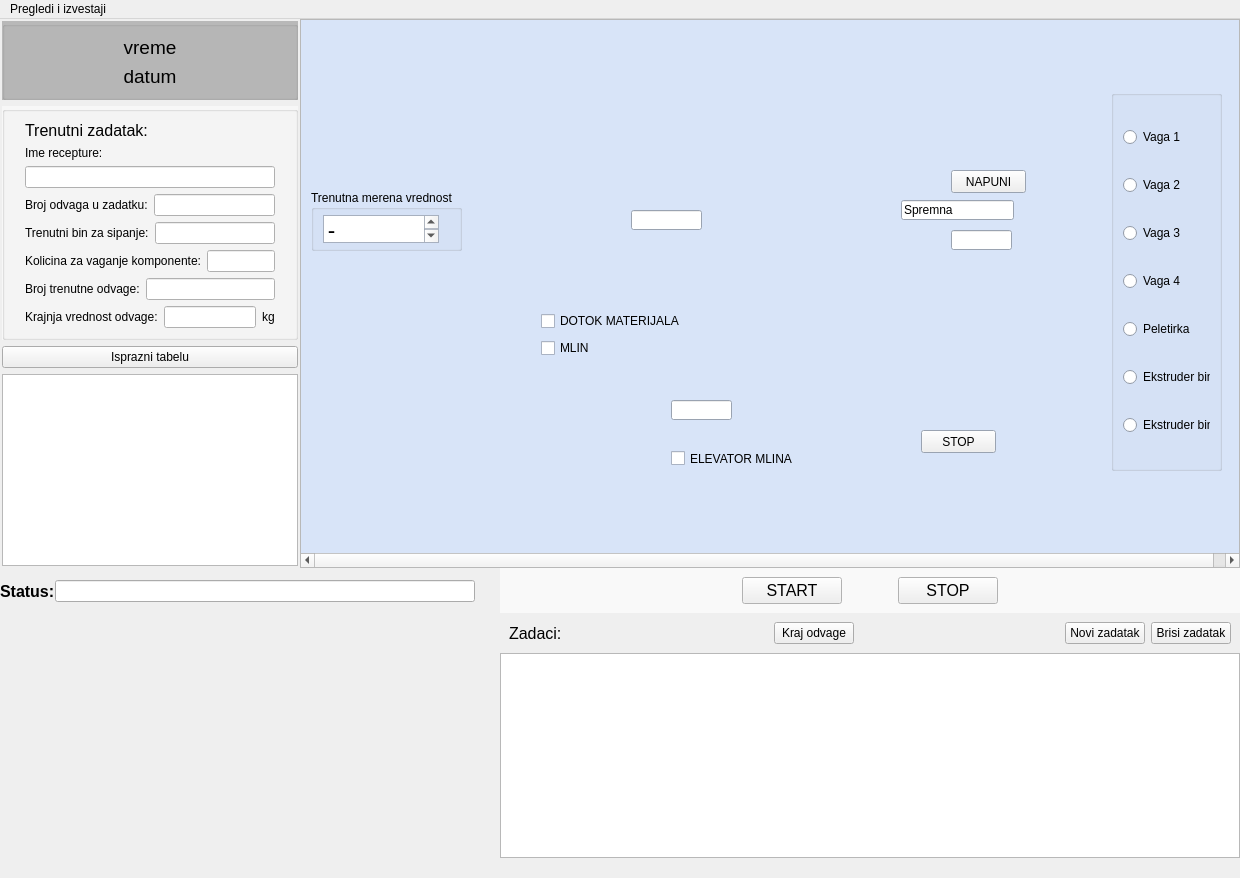
<?xml version="1.0" encoding="UTF-8"?>
<ui version="4.0">
 <class>MainWindow</class>
 <widget class="QMainWindow" name="MainWindow">
  <property name="geometry">
   <rect>
    <x>0</x>
    <y>0</y>
    <width>1240</width>
    <height>878</height>
   </rect>
  </property>
  <property name="windowTitle">
   <string>MainWindow</string>
  </property>
  <widget class="QWidget" name="centralwidget">
   <layout class="QVBoxLayout" name="verticalLayout">
    <property name="spacing">
     <number>0</number>
    </property>
    <property name="leftMargin">
     <number>0</number>
    </property>
    <property name="topMargin">
     <number>0</number>
    </property>
    <property name="rightMargin">
     <number>0</number>
    </property>
    <property name="bottomMargin">
     <number>0</number>
    </property>
    <item>
     <layout class="QHBoxLayout" name="horizontalLayout">
      <property name="spacing">
       <number>0</number>
      </property>
      <property name="rightMargin">
       <number>0</number>
      </property>
      <item>
       <widget class="QWidget" name="verticalWidget" native="true">
        <property name="sizePolicy">
         <sizepolicy hsizetype="Fixed" vsizetype="Preferred">
          <horstretch>0</horstretch>
          <verstretch>0</verstretch>
         </sizepolicy>
        </property>
        <property name="minimumSize">
         <size>
          <width>300</width>
          <height>0</height>
         </size>
        </property>
        <property name="maximumSize">
         <size>
          <width>300</width>
          <height>16777215</height>
         </size>
        </property>
        <property name="baseSize">
         <size>
          <width>300</width>
          <height>0</height>
         </size>
        </property>
        <layout class="QVBoxLayout" name="verticalLayout_2">
         <property name="leftMargin">
          <number>2</number>
         </property>
         <property name="topMargin">
          <number>2</number>
         </property>
         <property name="rightMargin">
          <number>2</number>
         </property>
         <property name="bottomMargin">
          <number>2</number>
         </property>
         <item>
          <widget class="QGroupBox" name="groupBox_3">
           <property name="sizePolicy">
            <sizepolicy hsizetype="Preferred" vsizetype="Preferred">
             <horstretch>0</horstretch>
             <verstretch>0</verstretch>
            </sizepolicy>
           </property>
           <property name="palette">
            <palette>
             <active>
              <colorrole role="Base">
               <brush brushstyle="SolidPattern">
                <color alpha="255">
                 <red>255</red>
                 <green>255</green>
                 <blue>255</blue>
                </color>
               </brush>
              </colorrole>
              <colorrole role="Window">
               <brush brushstyle="SolidPattern">
                <color alpha="255">
                 <red>184</red>
                 <green>184</green>
                 <blue>184</blue>
                </color>
               </brush>
              </colorrole>
             </active>
             <inactive>
              <colorrole role="Base">
               <brush brushstyle="SolidPattern">
                <color alpha="255">
                 <red>255</red>
                 <green>255</green>
                 <blue>255</blue>
                </color>
               </brush>
              </colorrole>
              <colorrole role="Window">
               <brush brushstyle="SolidPattern">
                <color alpha="255">
                 <red>184</red>
                 <green>184</green>
                 <blue>184</blue>
                </color>
               </brush>
              </colorrole>
             </inactive>
             <disabled>
              <colorrole role="Base">
               <brush brushstyle="SolidPattern">
                <color alpha="255">
                 <red>184</red>
                 <green>184</green>
                 <blue>184</blue>
                </color>
               </brush>
              </colorrole>
              <colorrole role="Window">
               <brush brushstyle="SolidPattern">
                <color alpha="255">
                 <red>184</red>
                 <green>184</green>
                 <blue>184</blue>
                </color>
               </brush>
              </colorrole>
             </disabled>
            </palette>
           </property>
           <property name="autoFillBackground">
            <bool>true</bool>
           </property>
           <property name="title">
            <string/>
           </property>
           <layout class="QVBoxLayout" name="verticalLayout_4">
            <item>
             <widget class="QLabel" name="labelvreme">
              <property name="sizePolicy">
               <sizepolicy hsizetype="Preferred" vsizetype="Preferred">
                <horstretch>0</horstretch>
                <verstretch>0</verstretch>
               </sizepolicy>
              </property>
              <property name="font">
               <font>
                <pointsize>14</pointsize>
               </font>
              </property>
              <property name="text">
               <string>vreme</string>
              </property>
              <property name="alignment">
               <set>Qt::AlignCenter</set>
              </property>
             </widget>
            </item>
            <item>
             <widget class="QLabel" name="labeldatum">
              <property name="sizePolicy">
               <sizepolicy hsizetype="Preferred" vsizetype="Preferred">
                <horstretch>0</horstretch>
                <verstretch>0</verstretch>
               </sizepolicy>
              </property>
              <property name="font">
               <font>
                <pointsize>14</pointsize>
               </font>
              </property>
              <property name="text">
               <string>datum</string>
              </property>
              <property name="alignment">
               <set>Qt::AlignCenter</set>
              </property>
             </widget>
            </item>
           </layout>
          </widget>
         </item>
         <item>
          <widget class="QGroupBox" name="groupBox_2">
           <property name="sizePolicy">
            <sizepolicy hsizetype="Preferred" vsizetype="Preferred">
             <horstretch>0</horstretch>
             <verstretch>0</verstretch>
            </sizepolicy>
           </property>
           <property name="palette">
            <palette>
             <active>
              <colorrole role="Base">
               <brush brushstyle="SolidPattern">
                <color alpha="255">
                 <red>255</red>
                 <green>255</green>
                 <blue>255</blue>
                </color>
               </brush>
              </colorrole>
              <colorrole role="Window">
               <brush brushstyle="SolidPattern">
                <color alpha="255">
                 <red>247</red>
                 <green>247</green>
                 <blue>247</blue>
                </color>
               </brush>
              </colorrole>
             </active>
             <inactive>
              <colorrole role="Base">
               <brush brushstyle="SolidPattern">
                <color alpha="255">
                 <red>255</red>
                 <green>255</green>
                 <blue>255</blue>
                </color>
               </brush>
              </colorrole>
              <colorrole role="Window">
               <brush brushstyle="SolidPattern">
                <color alpha="255">
                 <red>247</red>
                 <green>247</green>
                 <blue>247</blue>
                </color>
               </brush>
              </colorrole>
             </inactive>
             <disabled>
              <colorrole role="Base">
               <brush brushstyle="SolidPattern">
                <color alpha="255">
                 <red>247</red>
                 <green>247</green>
                 <blue>247</blue>
                </color>
               </brush>
              </colorrole>
              <colorrole role="Window">
               <brush brushstyle="SolidPattern">
                <color alpha="255">
                 <red>247</red>
                 <green>247</green>
                 <blue>247</blue>
                </color>
               </brush>
              </colorrole>
             </disabled>
            </palette>
           </property>
           <property name="autoFillBackground">
            <bool>true</bool>
           </property>
           <property name="title">
            <string/>
           </property>
           <layout class="QVBoxLayout" name="verticalLayout_5">
            <property name="leftMargin">
             <number>20</number>
            </property>
            <property name="rightMargin">
             <number>20</number>
            </property>
            <item>
             <widget class="QLabel" name="label">
              <property name="font">
               <font>
                <pointsize>12</pointsize>
               </font>
              </property>
              <property name="text">
               <string>Trenutni zadatak:</string>
              </property>
             </widget>
            </item>
            <item>
             <widget class="QLabel" name="label_2">
              <property name="text">
               <string>Ime recepture:</string>
              </property>
             </widget>
            </item>
            <item>
             <widget class="QLineEdit" name="lineEdit">
              <property name="sizePolicy">
               <sizepolicy hsizetype="Expanding" vsizetype="Fixed">
                <horstretch>0</horstretch>
                <verstretch>0</verstretch>
               </sizepolicy>
              </property>
              <property name="maximumSize">
               <size>
                <width>16777215</width>
                <height>16777215</height>
               </size>
              </property>
             </widget>
            </item>
            <item>
             <layout class="QHBoxLayout" name="horizontalLayout_4">
              <item>
               <widget class="QLabel" name="label_3">
                <property name="text">
                 <string>Broj odvaga u zadatku:</string>
                </property>
               </widget>
              </item>
              <item>
               <widget class="QLineEdit" name="lineEdit_2"/>
              </item>
             </layout>
            </item>
            <item>
             <layout class="QHBoxLayout" name="horizontalLayout_9">
              <item>
               <widget class="QLabel" name="label_4">
                <property name="text">
                 <string>Trenutni bin za sipanje:</string>
                </property>
               </widget>
              </item>
              <item>
               <widget class="QLineEdit" name="lineEdit_3"/>
              </item>
             </layout>
            </item>
            <item>
             <layout class="QHBoxLayout" name="horizontalLayout_8">
              <item>
               <widget class="QLabel" name="label_5">
                <property name="text">
                 <string>Kolicina za vaganje komponente:</string>
                </property>
               </widget>
              </item>
              <item>
               <widget class="QLineEdit" name="lineEdit_4"/>
              </item>
             </layout>
            </item>
            <item>
             <layout class="QHBoxLayout" name="horizontalLayout_7">
              <item>
               <widget class="QLabel" name="label_6">
                <property name="text">
                 <string>Broj trenutne odvage:</string>
                </property>
               </widget>
              </item>
              <item>
               <widget class="QLineEdit" name="lineEdit_5"/>
              </item>
             </layout>
            </item>
            <item>
             <layout class="QHBoxLayout" name="horizontalLayout_6">
              <item>
               <widget class="QLabel" name="label_7">
                <property name="text">
                 <string>Krajnja vrednost odvage:</string>
                </property>
               </widget>
              </item>
              <item>
               <widget class="QLineEdit" name="lineEdit_6"/>
              </item>
              <item>
               <widget class="QLabel" name="label_8">
                <property name="text">
                 <string>kg</string>
                </property>
               </widget>
              </item>
             </layout>
            </item>
           </layout>
          </widget>
         </item>
         <item>
          <widget class="QPushButton" name="pushButton">
           <property name="sizePolicy">
            <sizepolicy hsizetype="Expanding" vsizetype="Fixed">
             <horstretch>0</horstretch>
             <verstretch>0</verstretch>
            </sizepolicy>
           </property>
           <property name="text">
            <string>Isprazni tabelu</string>
           </property>
          </widget>
         </item>
         <item>
          <widget class="QTableWidget" name="tableWidget">
           <property name="sizePolicy">
            <sizepolicy hsizetype="Expanding" vsizetype="Expanding">
             <horstretch>0</horstretch>
             <verstretch>0</verstretch>
            </sizepolicy>
           </property>
           <property name="minimumSize">
            <size>
             <width>0</width>
             <height>0</height>
            </size>
           </property>
           <property name="maximumSize">
            <size>
             <width>16777215</width>
             <height>16777215</height>
            </size>
           </property>
          </widget>
         </item>
        </layout>
       </widget>
      </item>
      <item>
       <widget class="QScrollArea" name="scrollArea">
        <property name="sizePolicy">
         <sizepolicy hsizetype="Expanding" vsizetype="Expanding">
          <horstretch>1</horstretch>
          <verstretch>1</verstretch>
         </sizepolicy>
        </property>
        <property name="autoFillBackground">
         <bool>false</bool>
        </property>
        <property name="widgetResizable">
         <bool>true</bool>
        </property>
        <widget class="GlavniProzor" name="scrollAreaWidgetContents">
         <property name="geometry">
          <rect>
           <x>0</x>
           <y>0</y>
           <width>950</width>
           <height>514</height>
          </rect>
         </property>
         <property name="sizePolicy">
          <sizepolicy hsizetype="Expanding" vsizetype="Expanding">
           <horstretch>0</horstretch>
           <verstretch>0</verstretch>
          </sizepolicy>
         </property>
         <property name="minimumSize">
          <size>
           <width>950</width>
           <height>460</height>
          </size>
         </property>
         <property name="palette">
          <palette>
           <active>
            <colorrole role="Base">
             <brush brushstyle="SolidPattern">
              <color alpha="255">
               <red>255</red>
               <green>255</green>
               <blue>255</blue>
              </color>
             </brush>
            </colorrole>
            <colorrole role="Window">
             <brush brushstyle="SolidPattern">
              <color alpha="255">
               <red>216</red>
               <green>228</green>
               <blue>248</blue>
              </color>
             </brush>
            </colorrole>
           </active>
           <inactive>
            <colorrole role="Base">
             <brush brushstyle="SolidPattern">
              <color alpha="255">
               <red>255</red>
               <green>255</green>
               <blue>255</blue>
              </color>
             </brush>
            </colorrole>
            <colorrole role="Window">
             <brush brushstyle="SolidPattern">
              <color alpha="255">
               <red>216</red>
               <green>228</green>
               <blue>248</blue>
              </color>
             </brush>
            </colorrole>
           </inactive>
           <disabled>
            <colorrole role="Base">
             <brush brushstyle="SolidPattern">
              <color alpha="255">
               <red>216</red>
               <green>228</green>
               <blue>248</blue>
              </color>
             </brush>
            </colorrole>
            <colorrole role="Window">
             <brush brushstyle="SolidPattern">
              <color alpha="255">
               <red>216</red>
               <green>228</green>
               <blue>248</blue>
              </color>
             </brush>
            </colorrole>
           </disabled>
          </palette>
         </property>
         <widget class="QGroupBox" name="groupBox_5">
          <property name="geometry">
           <rect>
            <x>10</x>
            <y>170</y>
            <width>151</width>
            <height>61</height>
           </rect>
          </property>
          <property name="title">
           <string>Trenutna merena vrednost</string>
          </property>
          <layout class="QVBoxLayout" name="verticalLayout_9">
           <property name="topMargin">
            <number>5</number>
           </property>
           <property name="rightMargin">
            <number>20</number>
           </property>
           <property name="bottomMargin">
            <number>5</number>
           </property>
           <item>
            <widget class="QTextEdit" name="vagamera_2">
             <property name="font">
              <font>
               <family>Times New Roman</family>
               <pointsize>16</pointsize>
               <weight>75</weight>
               <bold>true</bold>
              </font>
             </property>
             <property name="readOnly">
              <bool>true</bool>
             </property>
             <property name="html">
              <string>&lt;!DOCTYPE HTML PUBLIC &quot;-//W3C//DTD HTML 4.0//EN&quot; &quot;http://www.w3.org/TR/REC-html40/strict.dtd&quot;&gt;
&lt;html&gt;&lt;head&gt;&lt;meta name=&quot;qrichtext&quot; content=&quot;1&quot; /&gt;&lt;style type=&quot;text/css&quot;&gt;
p, li { white-space: pre-wrap; }
&lt;/style&gt;&lt;/head&gt;&lt;body style=&quot; font-family:'Times New Roman'; font-size:16pt; font-weight:600; font-style:normal;&quot;&gt;
&lt;p style=&quot; margin-top:0px; margin-bottom:0px; margin-left:0px; margin-right:0px; -qt-block-indent:0; text-indent:0px;&quot;&gt;-&lt;/p&gt;&lt;/body&gt;&lt;/html&gt;</string>
             </property>
             <property name="acceptRichText">
              <bool>false</bool>
             </property>
            </widget>
           </item>
          </layout>
         </widget>
         <widget class="QLineEdit" name="lineEdit_12">
          <property name="geometry">
           <rect>
            <x>330</x>
            <y>190</y>
            <width>71</width>
            <height>20</height>
           </rect>
          </property>
         </widget>
         <widget class="QLineEdit" name="lineEdit_13">
          <property name="geometry">
           <rect>
            <x>370</x>
            <y>380</y>
            <width>61</width>
            <height>20</height>
           </rect>
          </property>
         </widget>
         <widget class="QCheckBox" name="checkBox_6">
          <property name="geometry">
           <rect>
            <x>370</x>
            <y>430</y>
            <width>141</width>
            <height>17</height>
           </rect>
          </property>
          <property name="text">
           <string>ELEVATOR MLINA</string>
          </property>
         </widget>
         <widget class="QGroupBox" name="groupBox_6">
          <property name="geometry">
           <rect>
            <x>810</x>
            <y>70</y>
            <width>111</width>
            <height>381</height>
           </rect>
          </property>
          <property name="title">
           <string/>
          </property>
          <layout class="QVBoxLayout" name="verticalLayout_10">
           <item>
            <widget class="QRadioButton" name="radioButton_8">
             <property name="text">
              <string>Vaga 1</string>
             </property>
            </widget>
           </item>
           <item>
            <widget class="QRadioButton" name="radioButton_9">
             <property name="text">
              <string>Vaga 2</string>
             </property>
            </widget>
           </item>
           <item>
            <widget class="QRadioButton" name="radioButton_10">
             <property name="text">
              <string>Vaga 3</string>
             </property>
            </widget>
           </item>
           <item>
            <widget class="QRadioButton" name="radioButton_11">
             <property name="text">
              <string>Vaga 4</string>
             </property>
            </widget>
           </item>
           <item>
            <widget class="QRadioButton" name="radioButton_12">
             <property name="text">
              <string>Peletirka</string>
             </property>
            </widget>
           </item>
           <item>
            <widget class="QRadioButton" name="radioButton_13">
             <property name="text">
              <string>Ekstruder bin5</string>
             </property>
            </widget>
           </item>
           <item>
            <widget class="QRadioButton" name="radioButton_14">
             <property name="text">
              <string>Ekstruder bin 6</string>
             </property>
            </widget>
           </item>
          </layout>
         </widget>
         <widget class="QPushButton" name="pushButton_9">
          <property name="geometry">
           <rect>
            <x>650</x>
            <y>150</y>
            <width>75</width>
            <height>23</height>
           </rect>
          </property>
          <property name="text">
           <string>NAPUNI</string>
          </property>
         </widget>
         <widget class="QLineEdit" name="lineEdit_15">
          <property name="geometry">
           <rect>
            <x>600</x>
            <y>180</y>
            <width>113</width>
            <height>20</height>
           </rect>
          </property>
          <property name="text">
           <string>Spremna</string>
          </property>
         </widget>
         <widget class="QLineEdit" name="lineEdit_14">
          <property name="geometry">
           <rect>
            <x>650</x>
            <y>210</y>
            <width>61</width>
            <height>20</height>
           </rect>
          </property>
         </widget>
         <widget class="QPushButton" name="pushButton_10">
          <property name="geometry">
           <rect>
            <x>620</x>
            <y>410</y>
            <width>75</width>
            <height>23</height>
           </rect>
          </property>
          <property name="text">
           <string>STOP</string>
          </property>
         </widget>
         <widget class="QWidget" name="verticalLayoutWidget">
          <property name="geometry">
           <rect>
            <x>240</x>
            <y>290</y>
            <width>160</width>
            <height>51</height>
           </rect>
          </property>
          <layout class="QVBoxLayout" name="verticalLayout_11">
           <item>
            <widget class="QCheckBox" name="checkBox_4">
             <property name="text">
              <string>DOTOK MATERIJALA</string>
             </property>
            </widget>
           </item>
           <item>
            <widget class="QCheckBox" name="checkBox_5">
             <property name="text">
              <string>MLIN</string>
             </property>
            </widget>
           </item>
          </layout>
         </widget>
        </widget>
       </widget>
      </item>
     </layout>
    </item>
    <item>
     <layout class="QHBoxLayout" name="horizontalLayout_3">
      <property name="rightMargin">
       <number>0</number>
      </property>
      <item>
       <layout class="QVBoxLayout" name="verticalLayout_6">
        <property name="sizeConstraint">
         <enum>QLayout::SetMinimumSize</enum>
        </property>
        <property name="bottomMargin">
         <number>0</number>
        </property>
        <item>
         <layout class="QHBoxLayout" name="horizontalLayout_10">
          <property name="sizeConstraint">
           <enum>QLayout::SetMinimumSize</enum>
          </property>
          <item>
           <widget class="QLabel" name="label_9">
            <property name="sizePolicy">
             <sizepolicy hsizetype="Minimum" vsizetype="Minimum">
              <horstretch>0</horstretch>
              <verstretch>0</verstretch>
             </sizepolicy>
            </property>
            <property name="font">
             <font>
              <pointsize>12</pointsize>
              <weight>75</weight>
              <bold>true</bold>
             </font>
            </property>
            <property name="text">
             <string>Status:</string>
            </property>
           </widget>
          </item>
          <item>
           <widget class="QLineEdit" name="lineEdit_7">
            <property name="sizePolicy">
             <sizepolicy hsizetype="Fixed" vsizetype="Fixed">
              <horstretch>1</horstretch>
              <verstretch>0</verstretch>
             </sizepolicy>
            </property>
            <property name="minimumSize">
             <size>
              <width>420</width>
              <height>0</height>
             </size>
            </property>
            <property name="maximumSize">
             <size>
              <width>16777215</width>
              <height>16777215</height>
             </size>
            </property>
           </widget>
          </item>
          <item>
           <spacer name="horizontalSpacer_2">
            <property name="orientation">
             <enum>Qt::Horizontal</enum>
            </property>
            <property name="sizeType">
             <enum>QSizePolicy::Maximum</enum>
            </property>
            <property name="sizeHint" stdset="0">
             <size>
              <width>40</width>
              <height>20</height>
             </size>
            </property>
           </spacer>
          </item>
         </layout>
        </item>
        <item>
         <widget class="NkGrafik" name="widget_3" native="true">
          <property name="sizePolicy">
           <sizepolicy hsizetype="Fixed" vsizetype="Fixed">
            <horstretch>0</horstretch>
            <verstretch>0</verstretch>
           </sizepolicy>
          </property>
          <property name="minimumSize">
           <size>
            <width>500</width>
            <height>250</height>
           </size>
          </property>
         </widget>
        </item>
       </layout>
      </item>
      <item>
       <layout class="QVBoxLayout" name="verticalLayout_7">
        <property name="sizeConstraint">
         <enum>QLayout::SetMaximumSize</enum>
        </property>
        <property name="bottomMargin">
         <number>0</number>
        </property>
        <item>
         <widget class="QWidget" name="widget_2" native="true">
          <property name="minimumSize">
           <size>
            <width>100</width>
            <height>0</height>
           </size>
          </property>
          <property name="palette">
           <palette>
            <active>
             <colorrole role="Base">
              <brush brushstyle="SolidPattern">
               <color alpha="255">
                <red>255</red>
                <green>255</green>
                <blue>255</blue>
               </color>
              </brush>
             </colorrole>
             <colorrole role="Window">
              <brush brushstyle="SolidPattern">
               <color alpha="255">
                <red>249</red>
                <green>249</green>
                <blue>249</blue>
               </color>
              </brush>
             </colorrole>
            </active>
            <inactive>
             <colorrole role="Base">
              <brush brushstyle="SolidPattern">
               <color alpha="255">
                <red>255</red>
                <green>255</green>
                <blue>255</blue>
               </color>
              </brush>
             </colorrole>
             <colorrole role="Window">
              <brush brushstyle="SolidPattern">
               <color alpha="255">
                <red>249</red>
                <green>249</green>
                <blue>249</blue>
               </color>
              </brush>
             </colorrole>
            </inactive>
            <disabled>
             <colorrole role="Base">
              <brush brushstyle="SolidPattern">
               <color alpha="255">
                <red>249</red>
                <green>249</green>
                <blue>249</blue>
               </color>
              </brush>
             </colorrole>
             <colorrole role="Window">
              <brush brushstyle="SolidPattern">
               <color alpha="255">
                <red>249</red>
                <green>249</green>
                <blue>249</blue>
               </color>
              </brush>
             </colorrole>
            </disabled>
           </palette>
          </property>
          <property name="autoFillBackground">
           <bool>true</bool>
          </property>
          <layout class="QHBoxLayout" name="horizontalLayout_11">
           <item>
            <spacer name="horizontalSpacer_3">
             <property name="orientation">
              <enum>Qt::Horizontal</enum>
             </property>
             <property name="sizeHint" stdset="0">
              <size>
               <width>40</width>
               <height>20</height>
              </size>
             </property>
            </spacer>
           </item>
           <item>
            <widget class="QPushButton" name="pushButton_2">
             <property name="minimumSize">
              <size>
               <width>100</width>
               <height>0</height>
              </size>
             </property>
             <property name="font">
              <font>
               <pointsize>12</pointsize>
              </font>
             </property>
             <property name="autoFillBackground">
              <bool>false</bool>
             </property>
             <property name="text">
              <string>START</string>
             </property>
            </widget>
           </item>
           <item>
            <spacer name="horizontalSpacer_4">
             <property name="orientation">
              <enum>Qt::Horizontal</enum>
             </property>
             <property name="sizeType">
              <enum>QSizePolicy::Fixed</enum>
             </property>
             <property name="sizeHint" stdset="0">
              <size>
               <width>50</width>
               <height>20</height>
              </size>
             </property>
            </spacer>
           </item>
           <item>
            <widget class="QPushButton" name="pushButton_3">
             <property name="minimumSize">
              <size>
               <width>100</width>
               <height>0</height>
              </size>
             </property>
             <property name="font">
              <font>
               <pointsize>12</pointsize>
              </font>
             </property>
             <property name="text">
              <string>STOP</string>
             </property>
            </widget>
           </item>
           <item>
            <spacer name="horizontalSpacer_5">
             <property name="orientation">
              <enum>Qt::Horizontal</enum>
             </property>
             <property name="sizeHint" stdset="0">
              <size>
               <width>40</width>
               <height>20</height>
              </size>
             </property>
            </spacer>
           </item>
          </layout>
         </widget>
        </item>
        <item>
         <widget class="QWidget" name="widget_4" native="true">
          <layout class="QHBoxLayout" name="horizontalLayout_12">
           <item>
            <widget class="QLabel" name="label_10">
             <property name="font">
              <font>
               <pointsize>12</pointsize>
              </font>
             </property>
             <property name="text">
              <string>Zadaci:</string>
             </property>
            </widget>
           </item>
           <item>
            <spacer name="horizontalSpacer">
             <property name="orientation">
              <enum>Qt::Horizontal</enum>
             </property>
             <property name="sizeHint" stdset="0">
              <size>
               <width>40</width>
               <height>20</height>
              </size>
             </property>
            </spacer>
           </item>
           <item>
            <widget class="QPushButton" name="pushButton_4">
             <property name="text">
              <string>Kraj odvage</string>
             </property>
            </widget>
           </item>
           <item>
            <spacer name="horizontalSpacer_6">
             <property name="orientation">
              <enum>Qt::Horizontal</enum>
             </property>
             <property name="sizeHint" stdset="0">
              <size>
               <width>40</width>
               <height>20</height>
              </size>
             </property>
            </spacer>
           </item>
           <item>
            <widget class="QPushButton" name="pushButton_5">
             <property name="text">
              <string>Novi zadatak</string>
             </property>
            </widget>
           </item>
           <item>
            <widget class="QPushButton" name="pushButton_6">
             <property name="text">
              <string>Brisi zadatak</string>
             </property>
            </widget>
           </item>
          </layout>
         </widget>
        </item>
        <item>
         <widget class="QTableWidget" name="tableWidget_2"/>
        </item>
        <item>
         <spacer name="verticalSpacer">
          <property name="orientation">
           <enum>Qt::Vertical</enum>
          </property>
          <property name="sizeType">
           <enum>QSizePolicy::Fixed</enum>
          </property>
          <property name="sizeHint" stdset="0">
           <size>
            <width>20</width>
            <height>20</height>
           </size>
          </property>
         </spacer>
        </item>
       </layout>
      </item>
     </layout>
    </item>
   </layout>
  </widget>
  <widget class="QMenuBar" name="menubar">
   <property name="geometry">
    <rect>
     <x>0</x>
     <y>0</y>
     <width>1240</width>
     <height>21</height>
    </rect>
   </property>
   <widget class="QMenu" name="menuPregledi_i_izvestaji">
    <property name="title">
     <string>Pregledi i izvestaji</string>
    </property>
   </widget>
   <addaction name="menuPregledi_i_izvestaji"/>
  </widget>
 </widget>
 <customwidgets>
  <customwidget>
   <class>NkGrafik</class>
   <extends>QWidget</extends>
   <header>grafik</header>
   <container>1</container>
  </customwidget>
  <customwidget>
   <class>GlavniProzor</class>
   <extends>QWidget</extends>
   <header>widgetGlavni</header>
   <container>1</container>
  </customwidget>
 </customwidgets>
 <resources/>
 <connections/>
</ui>
